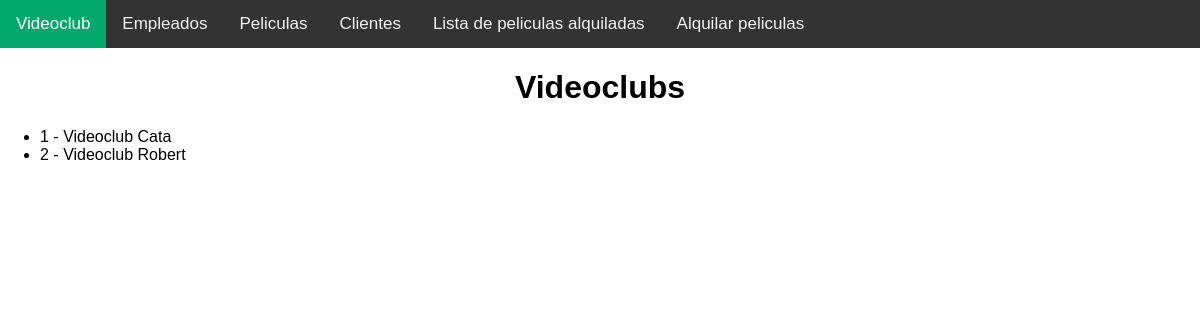
The page / on the database its author committed.
### videoclub/models.py (models this page shows, shortened)
class Videoclub(models.Model):
    idVideoclub = models.AutoField(primary_key=True)
    nombre = models.CharField(max_length=60, blank=False, null=False)

### videoclub/views.py (the view)
# urls.py: path('', videoclub.views.index),
def index(request):
    videoclubs = Videoclub.objects.all()
    dictionary = {'videoclubs': videoclubs}
    return render(request, 'videoclub/index.html', dictionary)

### videoclub/templates/videoclub/index.html (shortened to what this page needs)
{% load static %}
<!DOCTYPE html>
<html lang="en">
<head>
<link rel="stylesheet" href="{% static 'css/navbar.css' %}" type="text/css"/>
</head>
<body>
<div class="topnav">
      <a class="active" href="videoclub">Videoclub</a>
      <a href="empleados">Empleados</a>
      <a href="peliculas">Peliculas</a>
      <a href="clientes">Clientes</a>
    <a href="lista_alquilados">Lista de peliculas alquiladas</a>
    <a href="alquilar_pelicula">Alquilar peliculas</a>
</div>
  <h1 style="text-align: center;">Videoclubs</h1>
    <ul>
        {% for videoclub in videoclubs %}
            <li>
                {{ videoclub.idVideoclub }} - {{ videoclub.nombre }}
            </li>
        {% endfor %}
    </ul>
</body>
</html>

### static/css/navbar.css (style rules this page uses)
body { margin: 0; font-family: Arial, Helvetica, sans-serif; }
.topnav { overflow: hidden; background-color: #333; }
.topnav a { float: left; color: #f2f2f2; text-align: center; padding: 14px 16px; text-decoration: none; font-size: 17px; }
.topnav a.active { background-color: #04AA6D; color: white; }

### rows shown on the page
Videoclub: idVideoclub "1", nombre "Videoclub Cata"
Videoclub: idVideoclub "2", nombre "Videoclub Robert"
